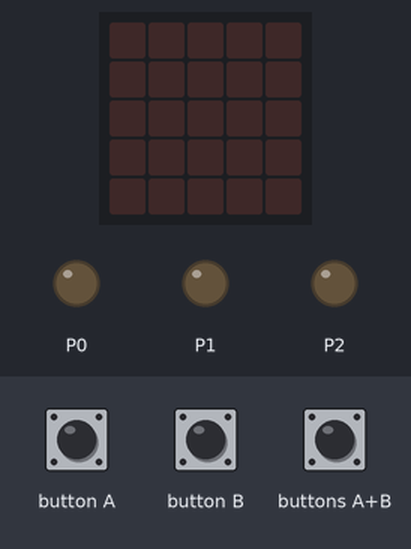
Bench run of a program on a simulated BBC micro:bit running MicroPython. Shown: the board's 5×5 LED display, output pins drawn as LEDs (lit = HIGH). Inputs (shaded band) come from the test bench.

Above: at 1.2 s.
1.3 s: buttons A+B pressed for 0.15 s
At 3.7 s:
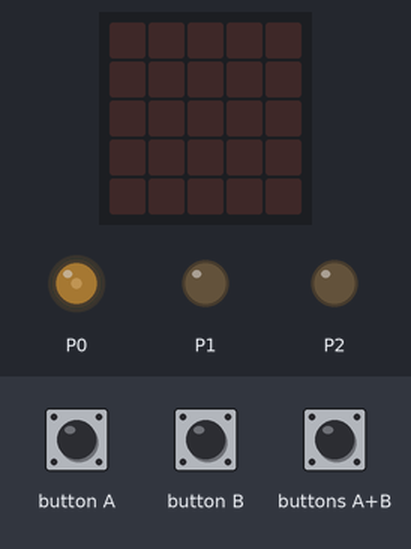
4.4 s: button A pressed for 0.15 s
At 6.93 s:
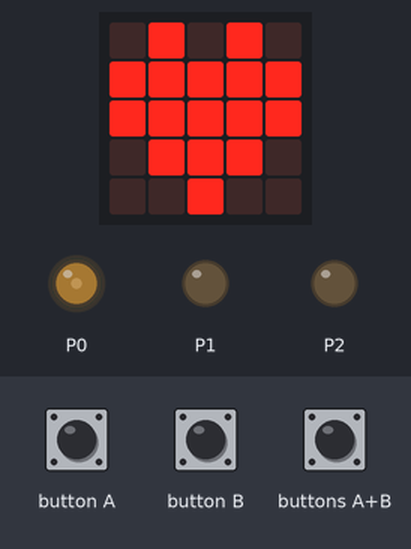
7.4 s: button B pressed for 0.15 s
10.4 s: button B pressed for 1 s
At 12.56 s:
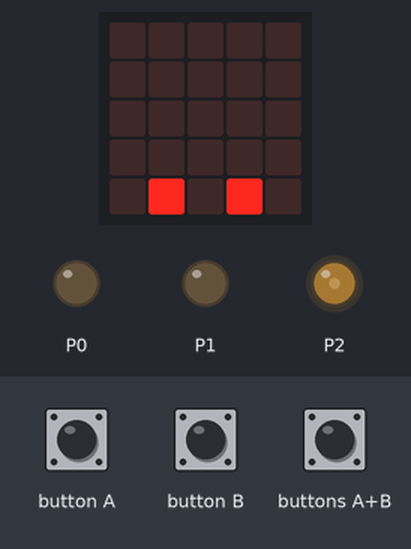
14.4 s: button B pressed for 3.2 s
At 15.58 s:
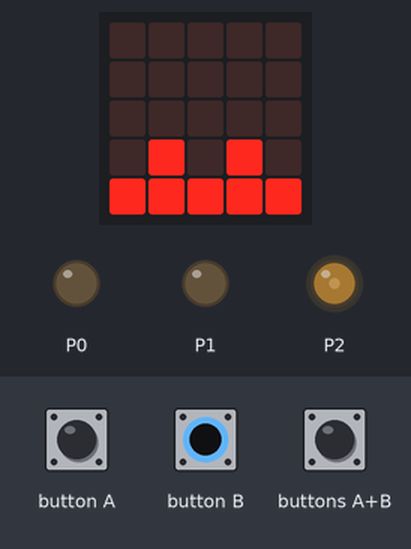
19.1 s: button A pressed for 1 s
At 19.9 s:
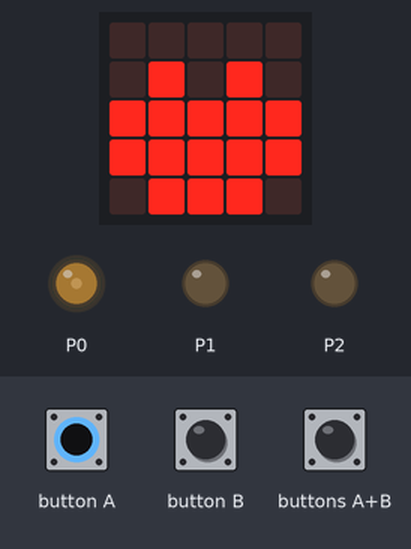
Timing chart, 0 to 22.1 s (numbered marks = the images above; inputs shaded):
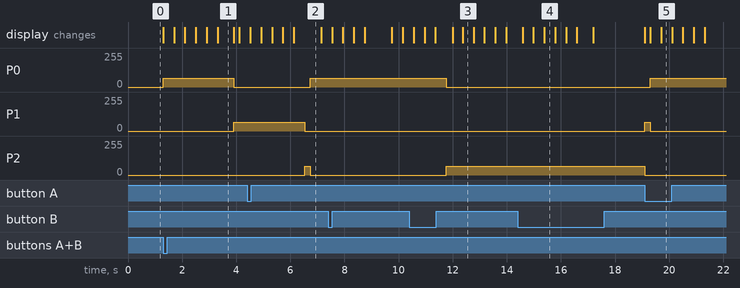

The program:

10020167_4sk4-Elena.py
```python
import microbit
import radio
import math
import music

#constants
mijnReserve  = 0
mijnSchool   = 20
mijnLeerling = 167

#setup
radio.config(group=1)
radio.on()

####################################################
##### vanaf hier mag je stukjes code aanpassen #####
####################################################

boat0 = microbit.Image("09090:"
                       "99999:"
                       "99999:"
                       "09990:"
                       "00900")
boat1 = microbit.Image("00000:"
                       "09090:"
                       "99999:"
                       "99999:"
                       "09990:")
boat2 = microbit.Image("00000:"
                       "00000:"
                       "09090:"
                       "99999:"
                       "99999:")
boat3 = microbit.Image("00000:"
                       "00000:"
                       "00000:"
                       "09090:"
                       "99999:")
boat4 = microbit.Image("00000:"
                       "00000:"
                       "00000:"
                       "00000:"
                       "09090:")
boat5 = microbit.Image("00000:"
                       "00000:"
                       "00000:"
                       "00000:"
                       "00000:")

def functie_A():
    # deze code mag je veranderen
    anim = [boat0,boat1,boat2,boat3,boat4,boat5]
    microbit.pin2.write_analog(0)
    microbit.pin1.write_analog(0)
    microbit.pin0.write_analog(255)
    microbit.display.show( anim )
    microbit.sleep(200)
    microbit.display.clear()
    # tot hier


def functie_B():
    # deze code mag je veranderen
    anim = [boat5,boat4,boat3,boat2,boat1,boat0]
    microbit.display.show( anim )
    microbit.pin2.write_analog(255)
    microbit.pin1.write_analog(0)
    microbit.pin0.write_analog(0)
    microbit.sleep(200)
    microbit.display.clear()
    # tot hier


def functie_AB():
    # deze code mag je veranderen
    microbit.display.show(
        microbit.Image( '09090:'
                        '90999:'
                        '99999:'
                        '09990:'
                        '00900:' ) )
    microbit.pin2.write_analog(0)
    microbit.pin1.write_analog(255)
    microbit.pin0.write_analog(0)
    microbit.sleep(200)
    microbit.display.clear()
    # tot hier


############################################
###### tot hier mag je code aanpassen ######
############################################

def handleRadio(incoming):
    receivedNumber = float(incoming)
    nummerOntvangen = receivedNumber
    nummerKnopje    = int(nummerOntvangen / 1000000)
    nummerOntvangen = nummerOntvangen - nummerKnopje * 1000000
    nummerReserve   = int(nummerOntvangen / 100000)
    nummerOntvangen = nummerOntvangen - nummerReserve* 100000
    nummerSchool    = int(nummerOntvangen / 1000)
    nummerOntvangen = nummerOntvangen - nummerSchool * 1000
    nummerLeerling  = int(nummerOntvangen)

    if nummerReserve  == mijnReserve  or nummerReserve  == 0 :
        if nummerSchool   == mijnSchool   or nummerSchool   == 0:
            if nummerLeerling == mijnLeerling or nummerLeerling == 0:
                if nummerKnopje == 1:
                    #microbit.pin5.write_digital(0)
                    #microbit.sleep(50)
                    #microbit.pin5.write_digital(1)
                    functie_A()
                elif nummerKnopje == 2:
                    #microbit.pin11.write_digital(0)
                    #microbit.sleep(50)
                    #microbit.pin11.write_digital(1)
                    functie_B()
                else:
                    #microbit.pin5.write_digital(0)
                    #microbit.pin11.write_digital(0)
                    #microbit.sleep(50)
                    #microbit.pin5.write_digital(1)
                    #microbit.pin11.write_digital(1)
                    functie_AB()


def get_message():
    try:
        msg = radio.receive_bytes()
        if msg is not None:
            if int(msg[0]) == 01 and int(msg[1]) == 00 and int(msg[2]) == 01:
                packet_type = msg[3]
                if packet_type == 0:
                    payload = 0
                    for i in range(len(msg[12:])):
                        payload += msg[12+i] * math.pow(256, i)
                    handleRadio(payload)
    except Exception as e:
        radio.off()
        radio.on()


while True:
    get_message()

    if microbit.button_a.was_pressed() and microbit.button_b.was_pressed():
        functie_AB()
    elif microbit.button_a.get_presses() > 0:
        functie_A()
    elif microbit.button_b.get_presses() > 0:
        functie_B()
```

Measured:
- after the input at 1.3 s, P0: 0/255 → 64/255 at once, → 0/255 2.6 s later; P1: 0/255 → 64/255 after 2.6 s; the display: first changes at once (image 1 shows a later state)
- after the input at 4.4 s, P0: 0/255 → 64/255 after 2.3 s
- after the input at 10.4 s, the display: first differs from a run without the input after 2.0 s (image 3)
- after the input at 14.4 s, the display: first differs from a run without the input after 0.58 s (image 4 shows a later state)
- after the input at 19.1 s, P0: 0/255 → 64/255 after 0.20 s; P1: 0/255 → 64/255 at once, → 0/255 0.20 s later; P2: 64/255 → 0/255 at once; the display: first changes at once (image 5 shows a later state)
- what the display in image 1 shows lasts 0.6 s, from 3.3 s to 3.9 s
- what the display in image 2 shows lasts 1.0 s, from 6.1 s to 7.1 s
